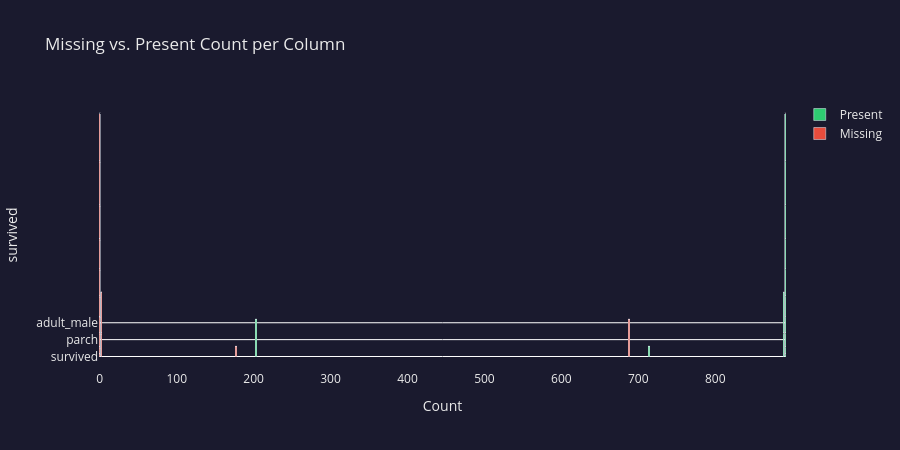

Notebook cell for this chart:
### Markdown cell above
## Advanced

Missing and present bars side by side, dark theme, save.

### Code cell
md.barchart_count(
    title="Missing vs. Present Count per Column",
    ignore_high_missingness=False,
    high_missingness_threshold=0.9,
    completeness_mode="least",
    completeness_threshold=0.9,
    max_columns_by_completeness=5,
    max_columns=15,
    order_by=[{"column": "__missing__", "ascending": False}],
    orientation="horizontal",
    show_values=True,
    value="missing",
    show_both=True,
    missing_color="#e74c3c",
    present_color="#2ecc71",
    background_color="#1a1a2e",
    text_color="#eaeaea",
    show_legend=True,
    legend_title="Data Status",
    width=900,
    height=500,
).save()

### Figure 1 — Plotly figure (JSON) as saved in the notebook; plotly's stock layout.template omitted (floating-point values rounded to 4 significant figures)
{"data": [{"marker": {"color": "#e74c3c"}, "name": "Missing", "text": ["0", "0", "0", "177", "0", "0", "0", "2", "0", "0", "0", "688", "2", "0", "0"], "textposition": "auto", "type": "bar", "x": [0, 0, 0, 177, 0, 0, 0, 2, 0, 0, 0, 688, 2, 0, 0], "y": ["survived", "pclass", "sex", "age", "sibsp", "parch", "fare", "embarked", "class", "who", "adult_male", "deck", "embark_town", "alive", "alone"]}, {"marker": {"color": "#2ecc71"}, "name": "Present", "text": ["891", "891", "891", "714", "891", "891", "891", "889", "891", "891", "891", "203", "889", "891", "891"], "textposition": "auto", "type": "bar", "x": [891, 891, 891, 714, 891, 891, 891, 889, 891, 891, 891, 203, 889, 891, 891], "y": ["survived", "pclass", "sex", "age", "sibsp", "parch", "fare", "embarked", "class", "who", "adult_male", "deck", "embark_town", "alive", "alone"]}], "layout": {"barmode": "stack", "font": {"color": "#eaeaea"}, "height": 450, "legend": {"title": {}}, "paper_bgcolor": "#1a1a2e", "plot_bgcolor": "#1a1a2e", "showlegend": true, "title": {"text": "Missing vs. Present Count per Column"}, "width": 900, "xaxis": {"title": {"text": "Count"}}, "yaxis": {"title": {"text": "survived"}}}}
